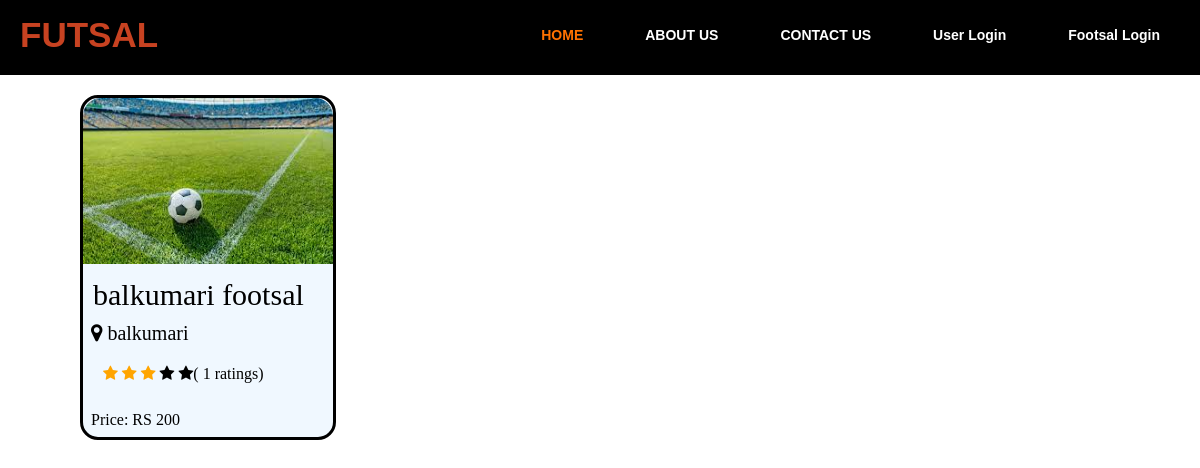
The page / on the database its author committed.
### tables this page shows
CREATE TABLE `companies` (
  `id` int(11) NOT NULL,
  `name` text NOT NULL,
  `location` text NOT NULL,
  `image` text NOT NULL,
  `price` int(255) NOT NULL,
  `email` text NOT NULL,
  `password` text NOT NULL
);

### index.php (the view, shortened to what this page needs)
<!DOCTYPE html>
<html lang="en">
<head>
  <link rel="stylesheet" href="styles/style.css" />
  <link rel="stylesheet" href="https://cdnjs.cloudflare.com/ajax/libs/font-awesome/4.7.0/css/font-awesome.min.css" />
</head>
<body>
  <div class="main">
    <?php include("includes/navbar.php");
    include("includes/dbconnection.php"); ?>
  </div>
  <div class="center">
    <div class="container">
      <?php
      $posts = $con->query("SELECT * from footsal.companies ORDER BY id DESC");
      while ($footsal = mysqli_fetch_object($posts)) {
        $id = $footsal->id;
        $ratingTotal = 0;
        $ratingavg = 0;
        $ratings = $con->query("SELECT * from footsal.ratings WHERE companyId='$id'");
        $numberofRatings = mysqli_num_rows($ratings);
        if ($numberofRatings != 0) {
          while ($ratingeach = mysqli_fetch_object($ratings)) {
            $ratingTotal = $ratingTotal + $ratingeach->rating;
          }
          $ratingavg = $ratingTotal / $numberofRatings;
        }
      ?>
      <a style="color:black;text-decoration:none;" href="book?id=<?php echo $id; ?>">
        <div class="boxmain">
          <div class="bgpic">
            <img src="<?php echo $footsal->image; ?>" alt="#" />
          </div>
          <div class="ftitle">
            <?php echo $footsal->name; ?>
          </div>
          <div class="loc">
            <span style="padding:8px;">
              <span class="fa fa-map-marker"></span>
              <?php echo $footsal->location; ?>
            </span>
          </div>
          <div class="row">
            <div class="row">
              <div>
                <?php
        for ($i = 0; $i < 5; $i++) {
          if ($i < $ratingavg) {
                ?>
                <span class="fa fa-star checked"></span>
                <?php } else {
                ?>
                <span class="fa fa-star"></span>
                <?php }
        } ?>
              </div>
              <div>
                (
                <?php echo $numberofRatings; ?> ratings)
              </div>
            </div>
          </div>
          <div style="padding: 8px;">
            Price: RS
            <?php echo $footsal->price; ?>
          </div>
        </div>
      </a>
      <?php
      }
      ?>
    </div>
  </div>

### styles/style.css (style rules this page uses)
.center { display: flex; align-items: center; justify-content: center; }
.container { width: 90%; }
.boxmain { border:3px solid black; width: 250px; float:left; margin: 20px; background-color: aliceblue; border-radius: 18px; }
.bgpic img { width: 100%; border-top-left-radius: 18px; border-top-right-radius: 18px; background-position: center; background-size: cover; background-attachment: fixed; background-repeat: no-repeat; }
.ftitle { font-size: 30px; margin: 10px; }
.loc { font-size: 20px; }
.checked { color: orange; }

### styles/nav.css (style rules this page uses)
* { margin: 0; padding: 0; }

### index.php (style rules this page uses)
.row { padding: 10px; display: flex; justify-content: space-between; align-items: center; }

### rows shown on the page
companies: image (picture), name "balkumari footsal", location "balkumari", numberofRatings "1", price "200"
